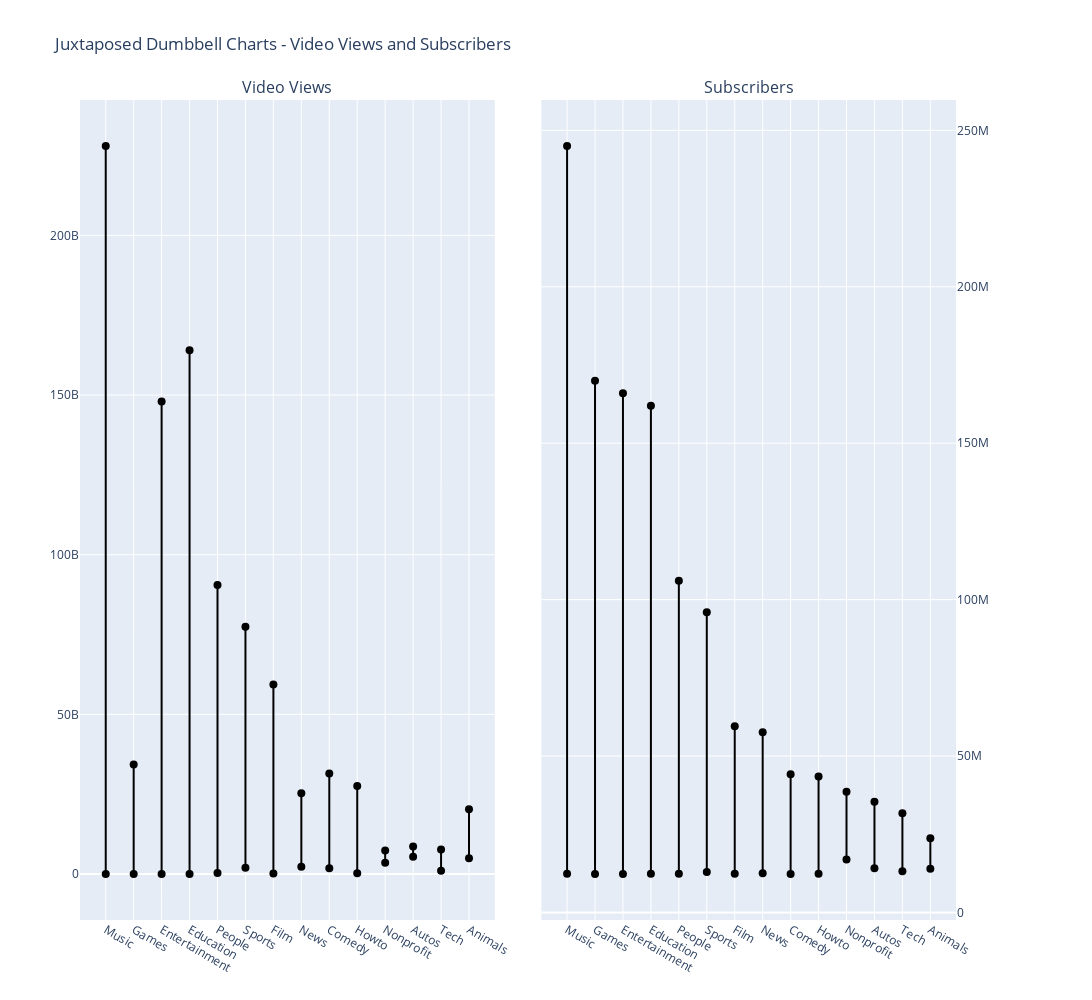

The cell this chart's notebook holds for it:
### Code cell
from plotly.subplots import make_subplots
df = data

max_views_df = df.loc[df.groupby('channel_type')['video views'].idxmax()]
min_views_df = df.loc[df.groupby('channel_type')['video views'].idxmin()]
max_subs_df = df.loc[df.groupby('channel_type')['subscribers'].idxmax()]
min_subs_df = df.loc[df.groupby('channel_type')['subscribers'].idxmin()]

fig = make_subplots(rows=1, cols=2, subplot_titles=['Video Views', 'Subscribers'],
                    shared_yaxes=True, horizontal_spacing=0.05,specs=[[{"secondary_y": True}, {"secondary_y": True}]])

for i in range(len(df['channel_type'].unique())):
    channel_type = df['channel_type'].unique()[i]
    
    max_view = max_views_df[max_views_df['channel_type'] == channel_type]
    min_view = min_views_df[min_views_df['channel_type'] == channel_type]
    max_subs = max_subs_df[max_subs_df['channel_type'] == channel_type]
    min_subs = min_subs_df[min_subs_df['channel_type'] == channel_type]

    fig.add_trace(go.Scatter(
        x=[channel_type, channel_type],
        y=[min_view['video views'].values[0], max_view['video views'].values[0]],
        mode='lines',
        line=dict(color='black', width=2),
        hoverinfo='skip',
        showlegend=False,
    ),row=1,col=1)

    fig.add_trace(go.Scatter(
        x=[channel_type, channel_type],
        y=[min_view['video views'].values[0], max_view['video views'].values[0]],
        mode='markers',
        marker=dict(color='black', size=8),
        text=[f"Min: {min_view['Youtuber'].values[0]}<br>Views: {min_view['video views'].values[0]}",
              f"Max: {max_view['Youtuber'].values[0]}<br>Views: {max_view['video views'].values[0]}"],
        textposition='top center',
        hoverinfo='text',
        showlegend=False,
    ),row=1,col=1)

    fig.add_trace(go.Scatter(
        x=[channel_type, channel_type],
        y=[min_subs['subscribers'].values[0], max_subs['subscribers'].values[0]],
        mode='lines',
        line=dict(color='black', width=2),
        hoverinfo='skip',
        showlegend=False,
        
    ),secondary_y=True,row=1,col=2)

    fig.add_trace(go.Scatter(
        x=[channel_type, channel_type],
        y=[min_subs['subscribers'].values[0], max_subs['subscribers'].values[0]],
        mode='markers',
        marker=dict(color='black', size=8),
        text=[f"Min: {min_subs['Youtuber'].values[0]}<br>Subscribers: {min_subs['subscribers'].values[0]}",
              f"Max: {max_subs['Youtuber'].values[0]}<br>Subscribers: {max_subs['subscribers'].values[0]}"],
        textposition='top center',
        hoverinfo='text',
        showlegend=False,
        
    ),secondary_y=True,row=1,col=2)


fig.update_layout(height=1000, width=2000, title_text="Juxtaposed Dumbbell Charts - Video Views and Subscribers",
                  showlegend=False)

fig.show()

### Figure 1 — Plotly figure (JSON) as saved in the notebook; plotly's stock layout.template omitted (floating-point values rounded to 4 significant figures)
{"data": [{"hoverinfo": "skip", "line": {"color": "black", "width": 2}, "mode": "lines", "showlegend": false, "type": "scatter", "x": ["Music", "Music"], "xaxis": "x", "y": [0, 228000000000], "yaxis": "y"}, {"hoverinfo": "text", "marker": {"color": "black", "size": 8}, "mode": "markers", "showlegend": false, "text": ["Min: Music<br>Views: 0.0", "Max: T-Series<br>Views: 228000000000.0"], "textposition": "top center", "type": "scatter", "x": ["Music", "Music"], "xaxis": "x", "y": [0, 228000000000], "yaxis": "y"}, {"hoverinfo": "skip", "line": {"color": "black", "width": 2}, "mode": "lines", "showlegend": false, "type": "scatter", "x": ["Music", "Music"], "xaxis": "x2", "y": [12400000, 245000000], "yaxis": "y4"}, {"hoverinfo": "text", "marker": {"color": "black", "size": 8}, "mode": "markers", "showlegend": false, "text": ["Min: Avril Lavigne<br>Subscribers: 12400000", "Max: T-Series<br>Subscribers: 245000000"], "textposition": "top center", "type": "scatter", "x": ["Music", "Music"], "xaxis": "x2", "y": [12400000, 245000000], "yaxis": "y4"}, {"hoverinfo": "skip", "line": {"color": "black", "width": 2}, "mode": "lines", "showlegend": false, "type": "scatter", "x": ["Games", "Games"], "xaxis": "x", "y": [0, 34300482066], "yaxis": "y"}, {"hoverinfo": "text", "marker": {"color": "black", "size": 8}, "mode": "markers", "showlegend": false, "text": ["Min: YouTube Movies<br>Views: 0.0", "Max: LankyBox<br>Views: 34300482066.0"], "textposition": "top center", "type": "scatter", "x": ["Games", "Games"], "xaxis": "x", "y": [0, 34300482066], "yaxis": "y"}, {"hoverinfo": "skip", "line": {"color": "black", "width": 2}, "mode": "lines", "showlegend": false, "type": "scatter", "x": ["Games", "Games"], "xaxis": "x2", "y": [12300000, 170000000], "yaxis": "y4"}, {"hoverinfo": "text", "marker": {"color": "black", "size": 8}, "mode": "markers", "showlegend": false, "text": ["Min: Free Fire India Official<br>Subscribers: 12300000", "Max: YouTube Movies<br>Subscribers: 170000000"], "textposition": "top center", "type": "scatter", "x": ["Games", "Games"], "xaxis": "x2", "y": [12300000, 170000000], "yaxis": "y4"}, {"hoverinfo": "skip", "line": {"color": "black", "width": 2}, "mode": "lines", "showlegend": false, "type": "scatter", "x": ["Entertainment", "Entertainment"], "xaxis": "x", "y": [0, 148000000000], "yaxis": "y"}, {"hoverinfo": "text", "marker": {"color": "black", "size": 8}, "mode": "markers", "showlegend": false, "text": ["Min: Sports<br>Views: 0.0", "Max: SET India<br>Views: 148000000000.0"], "textposition": "top center", "type": "scatter", "x": ["Entertainment", "Entertainment"], "xaxis": "x", "y": [0, 148000000000], "yaxis": "y"}, {"hoverinfo": "skip", "line": {"color": "black", "width": 2}, "mode": "lines", "showlegend": false, "type": "scatter", "x": ["Entertainment", "Entertainment"], "xaxis": "x2", "y": [12300000, 166000000], "yaxis": "y4"}, {"hoverinfo": "text", "marker": {"color": "black", "size": 8}, "mode": "markers", "showlegend": false, "text": ["Min: Natan por A<br>Subscribers: 12300000", "Max: MrBeast<br>Subscribers: 166000000"], "textposition": "top center", "type": "scatter", "x": ["Entertainment", "Entertainment"], "xaxis": "x2", "y": [12300000, 166000000], "yaxis": "y4"}, {"hoverinfo": "skip", "line": {"color": "black", "width": 2}, "mode": "lines", "showlegend": false, "type": "scatter", "x": ["Education", "Education"], "xaxis": "x", "y": [0, 164000000000], "yaxis": "y"}, {"hoverinfo": "text", "marker": {"color": "black", "size": 8}, "mode": "markers", "showlegend": false, "text": ["Min: Popular on YouTube<br>Views: 0.0", "Max: Cocomelon - Nursery Rhymes<br>Views: 164000000000.0"], "textposition": "top center", "type": "scatter", "x": ["Education", "Education"], "xaxis": "x", "y": [0, 164000000000], "yaxis": "y"}, {"hoverinfo": "skip", "line": {"color": "black", "width": 2}, "mode": "lines", "showlegend": false, "type": "scatter", "x": ["Education", "Education"], "xaxis": "x2", "y": [12400000, 162000000], "yaxis": "y4"}, {"hoverinfo": "text", "marker": {"color": "black", "size": 8}, "mode": "markers", "showlegend": false, "text": ["Min: DEV Ke Facts<br>Subscribers: 12400000", "Max: Cocomelon - Nursery Rhymes<br>Subscribers: 162000000"], "textposition": "top center", "type": "scatter", "x": ["Education", "Education"], "xaxis": "x2", "y": [12400000, 162000000], "yaxis": "y4"}, {"hoverinfo": "skip", "line": {"color": "black", "width": 2}, "mode": "lines", "showlegend": false, "type": "scatter", "x": ["People", "People"], "xaxis": "x", "y": [301547793, 90479060027], "yaxis": "y"}, {"hoverinfo": "text", "marker": {"color": "black", "size": 8}, "mode": "markers", "showlegend": false, "text": ["Min: Wolfoo Channel<br>Views: 301547793.0", "Max: Like Nastya<br>Views: 90479060027.0"], "textposition": "top center", "type": "scatter", "x": ["People", "People"], "xaxis": "x", "y": [301547793, 90479060027], "yaxis": "y"}, {"hoverinfo": "skip", "line": {"color": "black", "width": 2}, "mode": "lines", "showlegend": false, "type": "scatter", "x": ["People", "People"], "xaxis": "x2", "y": [12400000, 106000000], "yaxis": "y4"}, {"hoverinfo": "text", "marker": {"color": "black", "size": 8}, "mode": "markers", "showlegend": false, "text": ["Min: Hero Movies 2023<br>Subscribers: 12400000", "Max: Like Nastya<br>Subscribers: 106000000"], "textposition": "top center", "type": "scatter", "x": ["People", "People"], "xaxis": "x2", "y": [12400000, 106000000], "yaxis": "y4"}, {"hoverinfo": "skip", "line": {"color": "black", "width": 2}, "mode": "lines", "showlegend": false, "type": "scatter", "x": ["Sports", "Sports"], "xaxis": "x", "y": [1948925559, 77428473662], "yaxis": "y"}, {"hoverinfo": "text", "marker": {"color": "black", "size": 8}, "mode": "markers", "showlegend": false, "text": ["Min: DALLMYD<br>Views: 1948925559.0", "Max: WWE<br>Views: 77428473662.0"], "textposition": "top center", "type": "scatter", "x": ["Sports", "Sports"], "xaxis": "x", "y": [1948925559, 77428473662], "yaxis": "y"}, {"hoverinfo": "skip", "line": {"color": "black", "width": 2}, "mode": "lines", "showlegend": false, "type": "scatter", "x": ["Sports", "Sports"], "xaxis": "x2", "y": [12900000, 96000000], "yaxis": "y4"}, {"hoverinfo": "text", "marker": {"color": "black", "size": 8}, "mode": "markers", "showlegend": false, "text": ["Min: gymvirtual<br>Subscribers: 12900000", "Max: WWE<br>Subscribers: 96000000"], "textposition": "top center", "type": "scatter", "x": ["Sports", "Sports"], "xaxis": "x2", "y": [12900000, 96000000], "yaxis": "y4"}, {"hoverinfo": "skip", "line": {"color": "black", "width": 2}, "mode": "lines", "showlegend": false, "type": "scatter", "x": ["Film", "Film"], "xaxis": "x", "y": [161254021, 59316472754], "yaxis": "y"}, {"hoverinfo": "text", "marker": {"color": "black", "size": 8}, "mode": "markers", "showlegend": false, "text": ["Min: Wolfoo Family<br>Views: 161254021.0", "Max: Movieclips<br>Views: 59316472754.0"], "textposition": "top center", "type": "scatter", "x": ["Film", "Film"], "xaxis": "x", "y": [161254021, 59316472754], "yaxis": "y"}, {"hoverinfo": "skip", "line": {"color": "black", "width": 2}, "mode": "lines", "showlegend": false, "type": "scatter", "x": ["Film", "Film"], "xaxis": "x2", "y": [12400000, 59500000], "yaxis": "y4"}, {"hoverinfo": "text", "marker": {"color": "black", "size": 8}, "mode": "markers", "showlegend": false, "text": ["Min: ANNA KOVA<br>Subscribers: 12400000", "Max: Movieclips<br>Subscribers: 59500000"], "textposition": "top center", "type": "scatter", "x": ["Film", "Film"], "xaxis": "x2", "y": [12400000, 59500000], "yaxis": "y4"}, {"hoverinfo": "skip", "line": {"color": "black", "width": 2}, "mode": "lines", "showlegend": false, "type": "scatter", "x": ["News", "News"], "xaxis": "x", "y": [2255542592, 25307753534], "yaxis": "y"}, {"hoverinfo": "text", "marker": {"color": "black", "size": 8}, "mode": "markers", "showlegend": false, "text": ["Min: DLS News<br>Views: 2255542592.0", "Max: Aaj Tak<br>Views: 25307753534.0"], "textposition": "top center", "type": "scatter", "x": ["News", "News"], "xaxis": "x", "y": [2255542592, 25307753534], "yaxis": "y"}, {"hoverinfo": "skip", "line": {"color": "black", "width": 2}, "mode": "lines", "showlegend": false, "type": "scatter", "x": ["News", "News"], "xaxis": "x2", "y": [12500000, 57600000], "yaxis": "y4"}, {"hoverinfo": "text", "marker": {"color": "black", "size": 8}, "mode": "markers", "showlegend": false, "text": ["Min: NDTV<br>Subscribers: 12500000", "Max: Aaj Tak<br>Subscribers: 57600000"], "textposition": "top center", "type": "scatter", "x": ["News", "News"], "xaxis": "x2", "y": [12500000, 57600000], "yaxis": "y4"}, {"hoverinfo": "skip", "line": {"color": "black", "width": 2}, "mode": "lines", "showlegend": false, "type": "scatter", "x": ["Comedy", "Comedy"], "xaxis": "x", "y": [1781226000, 31494513067], "yaxis": "y"}, {"hoverinfo": "text", "marker": {"color": "black", "size": 8}, "mode": "markers", "showlegend": false, "text": ["Min: Harsh Beniwal<br>Views: 1781226000.0", "Max: Tsuriki Show<br>Views: 31494513067.0"], "textposition": "top center", "type": "scatter", "x": ["Comedy", "Comedy"], "xaxis": "x", "y": [1781226000, 31494513067], "yaxis": "y"}, {"hoverinfo": "skip", "line": {"color": "black", "width": 2}, "mode": "lines", "showlegend": false, "type": "scatter", "x": ["Comedy", "Comedy"], "xaxis": "x2", "y": [12300000, 44200000], "yaxis": "y4"}, {"hoverinfo": "text", "marker": {"color": "black", "size": 8}, "mode": "markers", "showlegend": false, "text": ["Min: Make Joke Of<br>Subscribers: 12300000", "Max: whinderssonnunes<br>Subscribers: 44200000"], "textposition": "top center", "type": "scatter", "x": ["Comedy", "Comedy"], "xaxis": "x2", "y": [12300000, 44200000], "yaxis": "y4"}, {"hoverinfo": "skip", "line": {"color": "black", "width": 2}, "mode": "lines", "showlegend": false, "type": "scatter", "x": ["Howto", "Howto"], "xaxis": "x", "y": [264228052, 27568757295], "yaxis": "y"}, {"hoverinfo": "text", "marker": {"color": "black", "size": 8}, "mode": "markers", "showlegend": false, "text": ["Min: Manoj  parihar<br>Views: 264228052.0", "Max: Shakira<br>Views: 27568757295.0"], "textposition": "top center", "type": "scatter", "x": ["Howto", "Howto"], "xaxis": "x", "y": [264228052, 27568757295], "yaxis": "y"}, {"hoverinfo": "skip", "line": {"color": "black", "width": 2}, "mode": "lines", "showlegend": false, "type": "scatter", "x": ["Howto", "Howto"], "xaxis": "x2", "y": [12400000, 43500000], "yaxis": "y4"}, {"hoverinfo": "text", "marker": {"color": "black", "size": 8}, "mode": "markers", "showlegend": false, "text": ["Min: bharatzkitchen HINDI<br>Subscribers: 12400000", "Max: Shakira<br>Subscribers: 43500000"], "textposition": "top center", "type": "scatter", "x": ["Howto", "Howto"], "xaxis": "x2", "y": [12400000, 43500000], "yaxis": "y4"}, {"hoverinfo": "skip", "line": {"color": "black", "width": 2}, "mode": "lines", "showlegend": false, "type": "scatter", "x": ["Nonprofit", "Nonprofit"], "xaxis": "x", "y": [3523578665, 7339333120], "yaxis": "y"}, {"hoverinfo": "text", "marker": {"color": "black", "size": 8}, "mode": "markers", "showlegend": false, "text": ["Min: Bispo Bruno Leonardo<br>Views: 3523578665.0", "Max: TEDx Talks<br>Views: 7339333120.0"], "textposition": "top center", "type": "scatter", "x": ["Nonprofit", "Nonprofit"], "xaxis": "x", "y": [3523578665, 7339333120], "yaxis": "y"}, {"hoverinfo": "skip", "line": {"color": "black", "width": 2}, "mode": "lines", "showlegend": false, "type": "scatter", "x": ["Nonprofit", "Nonprofit"], "xaxis": "x2", "y": [16900000, 38600000], "yaxis": "y4"}, {"hoverinfo": "text", "marker": {"color": "black", "size": 8}, "mode": "markers", "showlegend": false, "text": ["Min: Bispo Bruno Leonardo<br>Subscribers: 16900000", "Max: TEDx Talks<br>Subscribers: 38600000"], "textposition": "top center", "type": "scatter", "x": ["Nonprofit", "Nonprofit"], "xaxis": "x2", "y": [16900000, 38600000], "yaxis": "y4"}, {"hoverinfo": "skip", "line": {"color": "black", "width": 2}, "mode": "lines", "showlegend": false, "type": "scatter", "x": ["Autos", "Autos"], "xaxis": "x", "y": [5405563355, 8615618825], "yaxis": "y"}, {"hoverinfo": "text", "marker": {"color": "black", "size": 8}, "mode": "markers", "showlegend": false, "text": ["Min: Supercar Blondie<br>Views: 5405563355.0", "Max: Bayashi TV<br>Views: 8615618825.0"], "textposition": "top center", "type": "scatter", "x": ["Autos", "Autos"], "xaxis": "x", "y": [5405563355, 8615618825], "yaxis": "y"}, {"hoverinfo": "skip", "line": {"color": "black", "width": 2}, "mode": "lines", "showlegend": false, "type": "scatter", "x": ["Autos", "Autos"], "xaxis": "x2", "y": [14100000, 35400000], "yaxis": "y4"}, {"hoverinfo": "text", "marker": {"color": "black", "size": 8}, "mode": "markers", "showlegend": false, "text": ["Min: Supercar Blondie<br>Subscribers: 14100000", "Max: Total Gaming<br>Subscribers: 35400000"], "textposition": "top center", "type": "scatter", "x": ["Autos", "Autos"], "xaxis": "x2", "y": [14100000, 35400000], "yaxis": "y4"}, {"hoverinfo": "skip", "line": {"color": "black", "width": 2}, "mode": "lines", "showlegend": false, "type": "scatter", "x": ["Tech", "Tech"], "xaxis": "x", "y": [1026425106, 7705492350], "yaxis": "y"}, {"hoverinfo": "text", "marker": {"color": "black", "size": 8}, "mode": "markers", "showlegend": false, "text": ["Min: Apple<br>Views: 1026425106.0", "Max: Crazy XYZ<br>Views: 7705492350.0"], "textposition": "top center", "type": "scatter", "x": ["Tech", "Tech"], "xaxis": "x", "y": [1026425106, 7705492350], "yaxis": "y"}, {"hoverinfo": "skip", "line": {"color": "black", "width": 2}, "mode": "lines", "showlegend": false, "type": "scatter", "x": ["Tech", "Tech"], "xaxis": "x2", "y": [13200000, 31700000], "yaxis": "y4"}, {"hoverinfo": "text", "marker": {"color": "black", "size": 8}, "mode": "markers", "showlegend": false, "text": ["Min: Technology Gyan<br>Subscribers: 13200000", "Max: MR. INDIAN HACKER<br>Subscribers: 31700000"], "textposition": "top center", "type": "scatter", "x": ["Tech", "Tech"], "xaxis": "x2", "y": [13200000, 31700000], "yaxis": "y4"}, {"hoverinfo": "skip", "line": {"color": "black", "width": 2}, "mode": "lines", "showlegend": false, "type": "scatter", "x": ["Animals", "Animals"], "xaxis": "x", "y": [4927879069, 20289689389], "yaxis": "y"}, {"hoverinfo": "text", "marker": {"color": "black", "size": 8}, "mode": "markers", "showlegend": false, "text": ["Min: Brave Wilderness<br>Views: 4927879069.0", "Max: That Little Puff<br>Views: 20289689389.0"], "textposition": "top center", "type": "scatter", "x": ["Animals", "Animals"], "xaxis": "x", "y": [4927879069, 20289689389], "yaxis": "y"}, {"hoverinfo": "skip", "line": {"color": "black", "width": 2}, "mode": "lines", "showlegend": false, "type": "scatter", "x": ["Animals", "Animals"], "xaxis": "x2", "y": [14000000, 23700000], "yaxis": "y4"}, {"hoverinfo": "text", "marker": {"color": "black", "size": 8}, "mode": "markers", "showlegend": false, "text": ["Min: ViralHog<br>Subscribers: 14000000", "Max: That Little Puff<br>Subscribers: 23700000"], "textposition": "top center", "type": "scatter", "x": ["Animals", "Animals"], "xaxis": "x2", "y": [14000000, 23700000], "yaxis": "y4"}], "layout": {"annotations": [{"font": {"size": 16}, "showarrow": false, "text": "Video Views", "x": 0.2225, "xanchor": "center", "xref": "paper", "y": 1, "yanchor": "bottom", "yref": "paper"}, {"font": {"size": 16}, "showarrow": false, "text": "Subscribers", "x": 0.7175, "xanchor": "center", "xref": "paper", "y": 1, "yanchor": "bottom", "yref": "paper"}], "height": 1000, "showlegend": false, "title": {"text": "Juxtaposed Dumbbell Charts - Video Views and Subscribers"}, "width": 2000, "xaxis": {"anchor": "y", "domain": [0, 0.445]}, "xaxis2": {"anchor": "y3", "domain": [0.495, 0.94]}, "yaxis": {"anchor": "x", "domain": [0, 1]}, "yaxis2": {"anchor": "x", "overlaying": "y", "side": "right"}, "yaxis3": {"anchor": "x2", "domain": [0, 1], "matches": "y", "showticklabels": false}, "yaxis4": {"anchor": "x2", "overlaying": "y3", "side": "right"}}}
